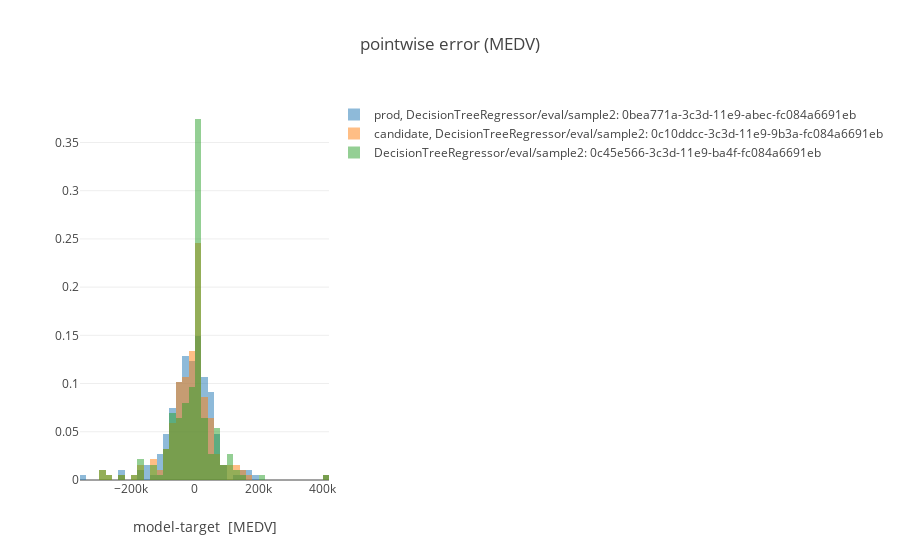

Notebook cell for this chart:
### Markdown cell above
#### Plot histogram of model error

### Code cell
plot.histogram_model_error(ml_repo, ml_repo.tree.models.DecisionTreeRegressor.model(), ml_repo.tree.test_data.sample2())

### Figure 1 — Plotly figure (JSON) as saved in the notebook; plotly's stock layout.template omitted (floating-point values rounded to 4 significant figures; data arrays with more than 128 entries replaced by an {"elided": "..."} marker saying what was removed)
{"data": [{"histnorm": "probability", "name": "prod, DecisionTreeRegressor/eval/sample2: 0bea771a-3c3d-11e9-abec-fc084a6691eb", "opacity": 0.5, "text": "sample2:last<br>DecisionTreeRegressor/model:0be806e6-3c3d-11e9-873a-fc084a6691eb<br>", "type": "histogram", "x": {"elided": "187 float values"}}, {"histnorm": "probability", "name": "candidate, DecisionTreeRegressor/eval/sample2: 0c10ddcc-3c3d-11e9-9b3a-fc084a6691eb", "opacity": 0.5, "text": "sample2:last<br>DecisionTreeRegressor/model:0c0d3594-3c3d-11e9-b620-fc084a6691eb<br>", "type": "histogram", "x": {"elided": "187 float values"}}, {"histnorm": "probability", "name": "DecisionTreeRegressor/eval/sample2: 0c45e566-3c3d-11e9-ba4f-fc084a6691eb", "opacity": 0.5, "text": "sample2:last<br>DecisionTreeRegressor/model:0c42d92c-3c3d-11e9-9b0c-fc084a6691eb<br>", "type": "histogram", "x": {"elided": "187 float values"}}], "layout": {"barmode": "overlay", "title": "pointwise error (MEDV)", "xaxis": {"title": "model-target  [MEDV]"}}}
